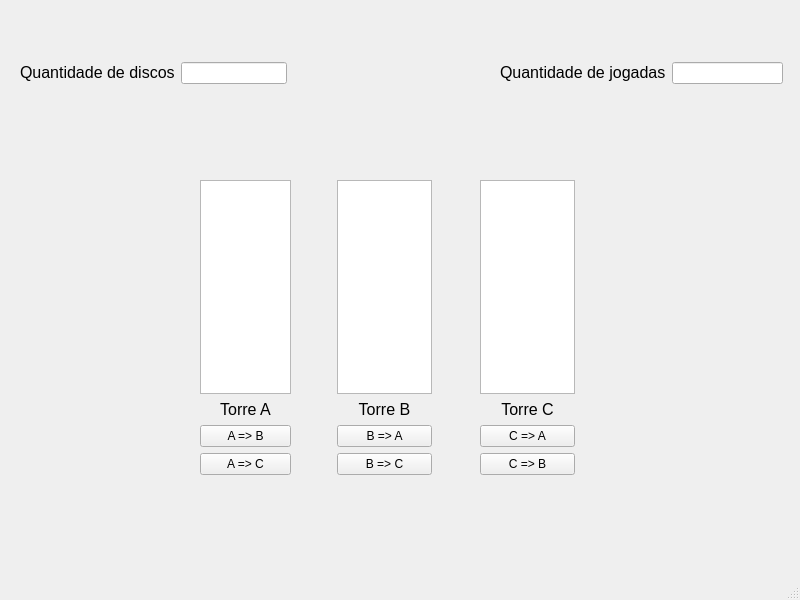
<?xml version="1.0" encoding="UTF-8"?>
<ui version="4.0">
 <class>MainWindow</class>
 <widget class="QMainWindow" name="MainWindow">
  <property name="geometry">
   <rect>
    <x>0</x>
    <y>0</y>
    <width>800</width>
    <height>600</height>
   </rect>
  </property>
  <property name="windowTitle">
   <string>ProjetoTorreDeHanoi</string>
  </property>
  <widget class="QWidget" name="centralwidget">
   <widget class="QWidget" name="layoutWidget">
    <property name="geometry">
     <rect>
      <x>500</x>
      <y>60</y>
      <width>283</width>
      <height>26</height>
     </rect>
    </property>
    <layout class="QHBoxLayout" name="horizontalLayout_2">
     <item>
      <widget class="QLabel" name="label_2">
       <property name="text">
        <string>&lt;html&gt;&lt;head/&gt;&lt;body&gt;&lt;p&gt;&lt;span style=&quot; font-size:12pt;&quot;&gt;Quantidade de jogadas&lt;/span&gt;&lt;/p&gt;&lt;/body&gt;&lt;/html&gt;</string>
       </property>
      </widget>
     </item>
     <item>
      <widget class="QLineEdit" name="lineEditQuantidadeJogadas"/>
     </item>
    </layout>
   </widget>
   <widget class="QWidget" name="">
    <property name="geometry">
     <rect>
      <x>20</x>
      <y>60</y>
      <width>267</width>
      <height>26</height>
     </rect>
    </property>
    <layout class="QHBoxLayout" name="horizontalLayout">
     <item>
      <widget class="QLabel" name="label">
       <property name="text">
        <string>&lt;html&gt;&lt;head/&gt;&lt;body&gt;&lt;p&gt;&lt;span style=&quot; font-size:12pt;&quot;&gt;Quantidade de discos&lt;/span&gt;&lt;/p&gt;&lt;/body&gt;&lt;/html&gt;</string>
       </property>
      </widget>
     </item>
     <item>
      <widget class="QLineEdit" name="lineEditQuantidadeDiscos"/>
     </item>
    </layout>
   </widget>
   <widget class="QWidget" name="">
    <property name="geometry">
     <rect>
      <x>200</x>
      <y>180</y>
      <width>91</width>
      <height>295</height>
     </rect>
    </property>
    <layout class="QVBoxLayout" name="verticalLayout_3">
     <item>
      <widget class="QTextEdit" name="textEditTorreA"/>
     </item>
     <item>
      <widget class="QLabel" name="label_3">
       <property name="text">
        <string>&lt;html&gt;&lt;head/&gt;&lt;body&gt;&lt;p align=&quot;center&quot;&gt;&lt;span style=&quot; font-size:12pt;&quot;&gt;Torre A&lt;/span&gt;&lt;/p&gt;&lt;/body&gt;&lt;/html&gt;</string>
       </property>
      </widget>
     </item>
     <item>
      <widget class="QPushButton" name="pushButtonAB">
       <property name="text">
        <string>A =&gt; B</string>
       </property>
      </widget>
     </item>
     <item>
      <widget class="QPushButton" name="pushButtonAC">
       <property name="text">
        <string>A =&gt; C</string>
       </property>
      </widget>
     </item>
    </layout>
   </widget>
   <widget class="QWidget" name="">
    <property name="geometry">
     <rect>
      <x>480</x>
      <y>180</y>
      <width>95</width>
      <height>295</height>
     </rect>
    </property>
    <layout class="QVBoxLayout" name="verticalLayout">
     <item>
      <widget class="QTextEdit" name="textEditTorreC"/>
     </item>
     <item>
      <widget class="QLabel" name="label_5">
       <property name="text">
        <string>&lt;html&gt;&lt;head/&gt;&lt;body&gt;&lt;p align=&quot;center&quot;&gt;&lt;span style=&quot; font-size:12pt;&quot;&gt;Torre C&lt;/span&gt;&lt;/p&gt;&lt;/body&gt;&lt;/html&gt;</string>
       </property>
      </widget>
     </item>
     <item>
      <widget class="QPushButton" name="pushButtonCA">
       <property name="text">
        <string>C =&gt; A</string>
       </property>
      </widget>
     </item>
     <item>
      <widget class="QPushButton" name="pushButtonCB">
       <property name="text">
        <string>C =&gt; B</string>
       </property>
      </widget>
     </item>
    </layout>
   </widget>
   <widget class="QWidget" name="">
    <property name="geometry">
     <rect>
      <x>337</x>
      <y>180</y>
      <width>95</width>
      <height>295</height>
     </rect>
    </property>
    <layout class="QVBoxLayout" name="verticalLayout_2">
     <item>
      <widget class="QTextEdit" name="textEditTorreB"/>
     </item>
     <item>
      <widget class="QLabel" name="label_4">
       <property name="text">
        <string>&lt;html&gt;&lt;head/&gt;&lt;body&gt;&lt;p align=&quot;center&quot;&gt;&lt;span style=&quot; font-size:12pt;&quot;&gt;Torre B&lt;/span&gt;&lt;/p&gt;&lt;/body&gt;&lt;/html&gt;</string>
       </property>
      </widget>
     </item>
     <item>
      <widget class="QPushButton" name="pushButtonBA">
       <property name="text">
        <string>B =&gt; A</string>
       </property>
      </widget>
     </item>
     <item>
      <widget class="QPushButton" name="pushButtonBC">
       <property name="text">
        <string>B =&gt; C</string>
       </property>
      </widget>
     </item>
    </layout>
   </widget>
  </widget>
  <widget class="QMenuBar" name="menubar">
   <property name="geometry">
    <rect>
     <x>0</x>
     <y>0</y>
     <width>800</width>
     <height>26</height>
    </rect>
   </property>
  </widget>
  <widget class="QStatusBar" name="statusbar"/>
 </widget>
 <resources/>
 <connections/>
</ui>
